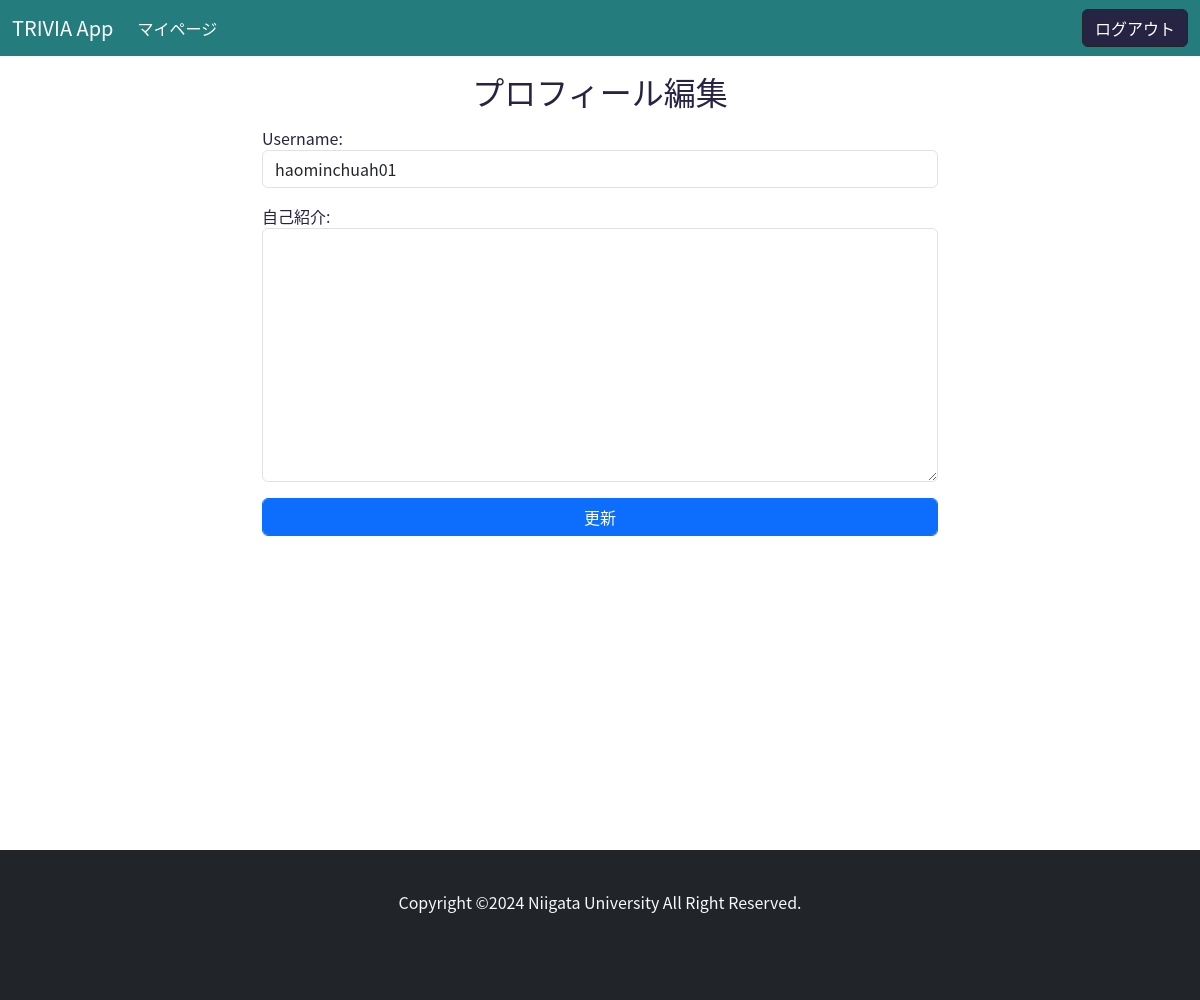
The page /account/update/3/ (signed in) on the database as committed earlier.
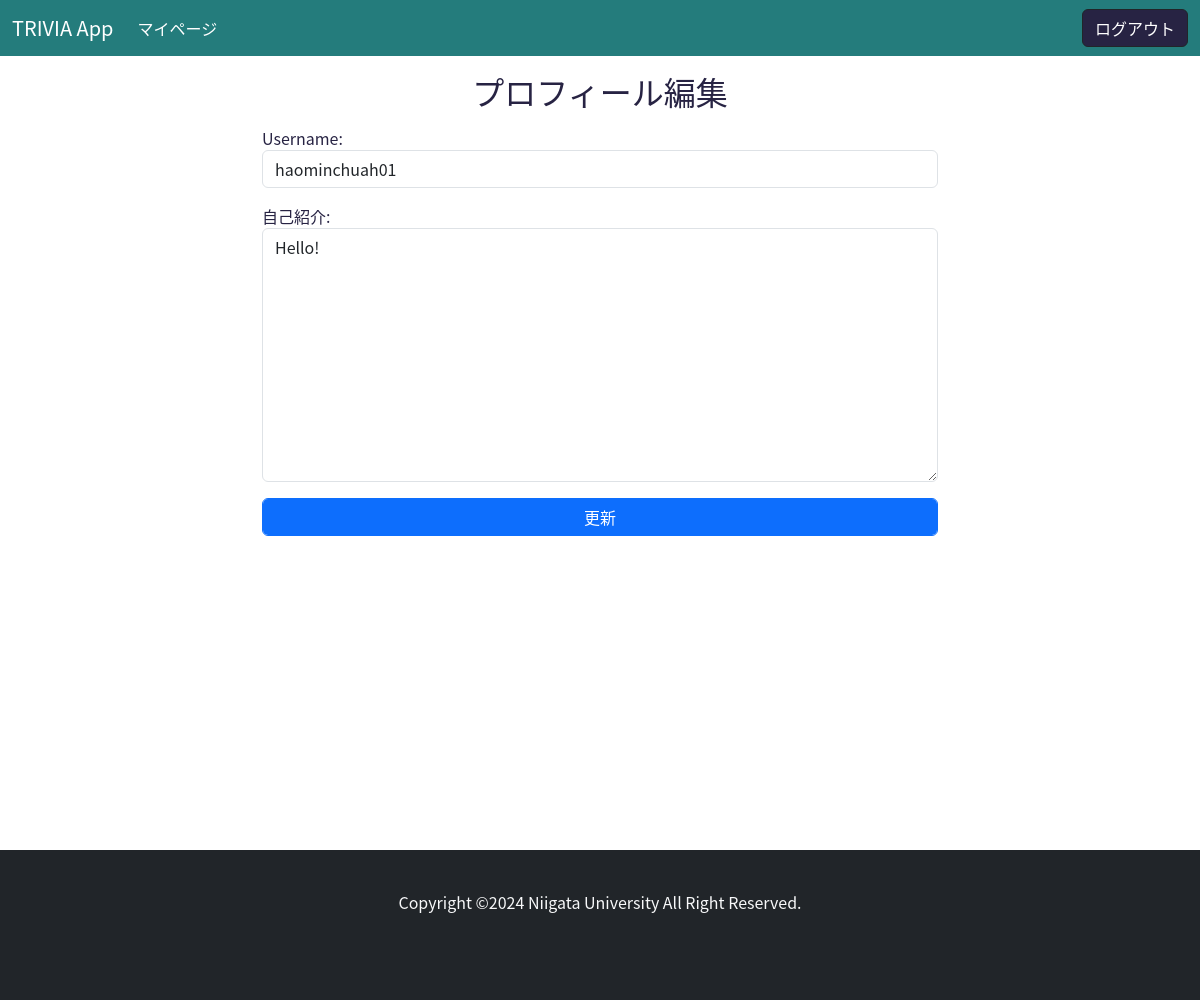
The same page on the database as committed later.
### accounts/models.py (models this page shows, shortened)
class Profile(models.Model):
    user = models.OneToOneField(User, on_delete=models.CASCADE)
    username = models.CharField(max_length=255)
    bio = models.TextField(blank=True, null=True)
    create_at = models.DateTimeField()
    update_at = models.DateTimeField()
    class Meta:
        db_table = 'profiles'

### accounts/views.py (the view, shortened to what this page needs)
# urls.py: path("update/<int:pk>/", EditProfileView.as_view(), name="update"),
class EditProfileView(LoginRequiredMixin, OwnProfileOnly, SuccessMessageMixin, UpdateView):
    template_name = "accounts/update.html"
    model = Profile
    form_class = EditProfileForm
    success_message = "アカウントを更新しました"

### accounts/forms.py (shortened to what this page needs)
class EditProfileForm(forms.ModelForm):
    bio = forms.CharField(label="自己紹介", widget=forms.Textarea, required=False)
    class Meta:
        model = Profile
        fields = ["username", "bio"]
    def __init__(self, *args, **kwargs):
        for field in self.base_fields.values():
            field.widget.attrs.update({"class":"form-control"})
        super().__init__(*args, **kwargs)

### accounts/views.py (called while the page is built)
    def test_func(self):
        profile_obj = self.get_object()
        try:
            return profile_obj == self.request.user.profile
        except:
            return False

### templates/accounts/update.html (shortened to what this page needs)
{% extends "base.html" %}
{% block content %}
<div class="container my-3">
    <h2 class="text-center my-3">プロフィール編集</h2>
    <div class="container my-3" style="max-width:700px;">
        <form method="POST">
            {{ form.as_p }}
            <button type="submit" class="form-control btn btn-primary">更新</button>
        </form>
    </div>
</div>
{% endblock content %}

Rows that differ between the two databases and show on the page:
changed Profile "haominchuah01": bio (not shown) → "Hello!"
